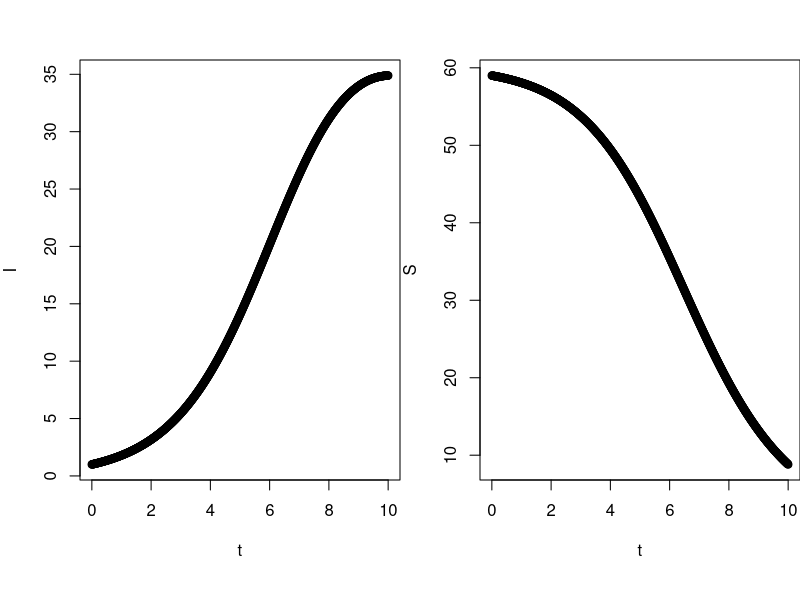

Write the R code that produced this figure.
## ---- chunk 1
endTime = 10

parameters <- c(
  beta = 0.7,
  gamma = 0.1,
  N = 60
)

initial <- c(
  S = 59,
  I = 1
)
## ---- chunk 2
library(deSolve)

state <- c(
  X = log(initial[["S"]]),
  Y = log(initial[["I"]])
)

Infection <- function(t, state, parameters) {
  with(as.list(c(state, parameters)),{
    dX <- -beta * exp(Y) / N
    dY <- beta * exp(X) / N - gamma
    list(c(dX, dY))
  })
}

times <- seq(0, endTime, by=0.01)
out <- ode(y=state, times=times, func=Infection, parms=parameters)
par(mfrow=c(1,2), mar=c(5,4,0,0), oma=c(1,0,3,0))
plot(out[, "time"], lapply(out[, "Y"], exp), xlab="t", ylab="I")
plot(out[, "time"], lapply(out[, "X"], exp), xlab="t", ylab="S")
## ---- chunk 3
times <- c(
  0
)

current_time <-  0
next_T <-  0

S <-  c(initial[["S"]])
I <-  c(initial[["I"]])
R <-  c(0)

# for loop
with (as.list(c(parameters)),{
  while (current_time < endTime){
      latest_S <- tail(S,1)[1]
      latest_I <- tail(I,1)[1]
      latest_R <- tail(R,1)[1]
      next_T <- rexp(1, beta * latest_S * latest_I / N + gamma * latest_I)
      U <- runif(1)
      if (U < (beta * latest_S / N) / (beta * latest_S / N + gamma)) {
        S <- c(S, latest_S - 1)
        I <- c(I,latest_I + 1)
        R <- c(R, latest_R)
      }
      else {
        S <- c(S, latest_S)
        I <- c(I,latest_I - 1)
        R <- c(R, latest_R + 1)
      }
      times <- c(times,current_time + next_T)
      current_time = tail(times, 1)[1]
  }
})
